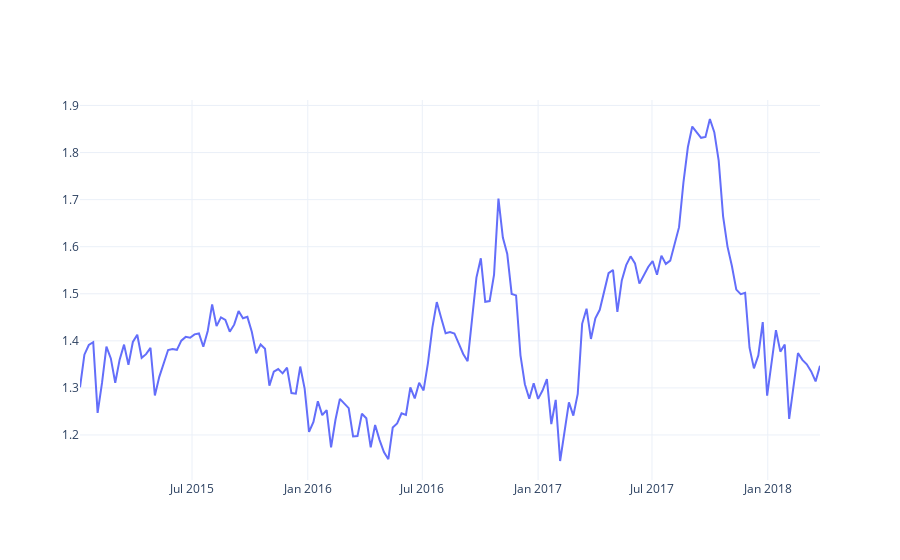

The notebook cell saved with this chart:
### Markdown cell above
### average_price 

É uma coluna com dados discrétos, referente a média dos preços dos abacates vendidos

### Code cell
_df = df.groupby('date')['average_price'].mean()

fig = go.Figure()

fig.add_trace(
    go.Scatter(
        y=_df,
        x=_df.index
    )
)

fig.show()

### Figure 1 — Plotly figure (JSON) as saved in the notebook; plotly's stock layout.template omitted (floating-point values rounded to 4 significant figures; data arrays with more than 128 entries replaced by an {"elided": "..."} marker saying what was removed)
{"data": [{"type": "scatter", "x": {"elided": "169 str values"}, "y": {"elided": "169 float values"}}], "layout": {}}
